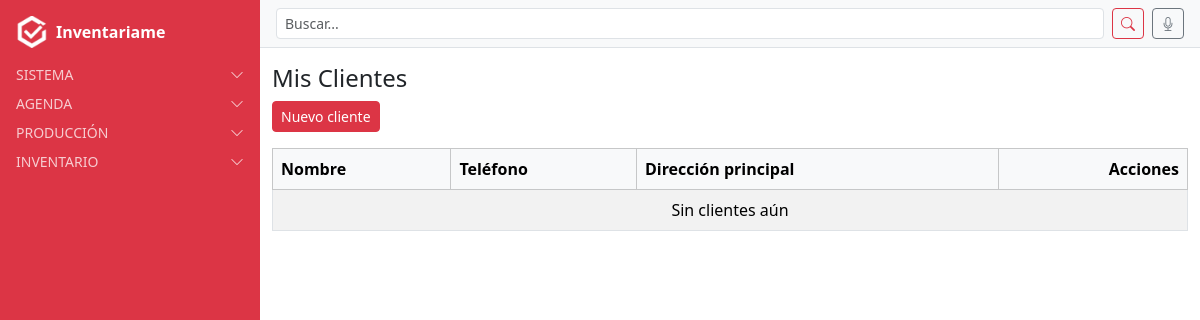
/clientes/ (signed in), run on an earlier commit of the app's database.
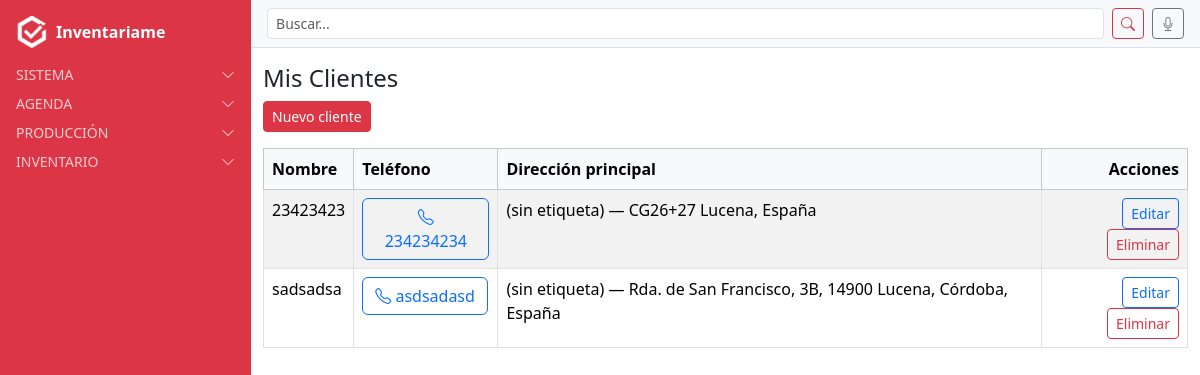
And on a later commit of the database.
### clientes/models.py (models this page shows, shortened)
class Cliente(models.Model):
    nombre = models.CharField(max_length=200)
    telefono = models.CharField(max_length=20, blank=True, null=True)  # NUEVO CAMPO
    direccion = models.ForeignKey(
        Address,
        on_delete=models.SET_NULL,
        null=True,
        blank=True,
        related_name="clientes_principal"
    )
    usuario = models.ForeignKey(
        User,
        on_delete=models.CASCADE,
        related_name="clientes",
        null=True,  # permite nulos en registros antiguos
        blank=True  # permite dejarlo vacío en formularios
    )
    class Meta:
        verbose_name = "Cliente"
        verbose_name_plural = "Clientes"

### locations/models.py (models this page shows, shortened)
class Address(models.Model):
    user = models.ForeignKey(
        User,
        on_delete=models.CASCADE,
        related_name="addresses",
        null=True,
        blank=True
    )
    cliente = models.ForeignKey(
        "clientes.Cliente",
        on_delete=models.CASCADE,
        null=True,
        blank=True,
        related_name="direcciones"
    )
    label = models.CharField(max_length=120, blank=True, null=True)
    address = models.CharField(max_length=255)
    latitude = models.FloatField()   # ✅ más cómodo para Google Maps
    longitude = models.FloatField()
    principal = models.BooleanField(default=False)  # ✅ nuevo campo
    created_at = models.DateTimeField(auto_now_add=True)
    class Meta:
        ordering = ["-created_at"]

### clientes/views.py (the view)
# urls.py: path("", cliente_list, name="cliente_list"),
@login_required
def cliente_list(request):
    clientes = Cliente.objects.all()
    return render(request, "clientes/cliente_list.html", {"clientes": clientes})

### users/context_processors.py (called while the page is built)
def alertas_processor(request):
    if not request.user.is_authenticated:
        return {}
    ahora = timezone.now()
    proximas_con_recordatorio = Cita.objects.filter(
        usuario=request.user, recordatorio=True,
        fecha__gte=ahora, fecha__lte=ahora + timedelta(days=1)
    )
    if proximas_con_recordatorio.exists():
        return {"alertas": f"Tienes {proximas_con_recordatorio.count()} cita(s) con recordatorio en 24h"}
    return {}

### clientes/templates/clientes/cliente_list.html
{% extends "base.html" %}
{% block content_authenticated %}
<h4>Mis Clientes</h4>
<a href="{% url 'cliente_nuevo' %}" class="btn btn-danger btn-sm mb-3">Nuevo cliente</a>
<table class="table table-bordered table-striped">
  <thead class="table-light">
    <tr>
      <th>Nombre</th>
      <th>Teléfono</th>
      <th>Dirección principal</th>
      <th class="text-end">Acciones</th>
    </tr>
  </thead>
  <tbody>
    {% for cliente in clientes %}
    <tr>
      <td>{{ cliente.nombre }}</td>
      <td>
        <a href="tel:+34{{ cliente.telefono|default:"-" }}" class="btn btn-outline-primary">
          <i class="bi bi-telephone"></i> {{ cliente.telefono|default:"-" }}
        </a>
        </td>
      <td>
        {% if cliente.direccion %}
          {{ cliente.direccion.label|default:"(sin etiqueta)" }} — {{ cliente.direccion.address }}
        {% else %}
          -
        {% endif %}
      </td>
      <td class="text-end">
        <a href="{% url 'cliente_update' cliente.pk %}" class="btn btn-sm btn-outline-primary">Editar</a>
        <a href="{% url 'cliente_delete' cliente.pk %}" class="btn btn-sm btn-outline-danger">Eliminar</a>
      </td>
    </tr>
    {% empty %}
    <tr>
      <td colspan="4" class="text-center">Sin clientes aún</td>
    </tr>
    {% endfor %}
  </tbody>
</table>
{% endblock %}

What changed in the data, as far as the page shows it:
added Cliente: nombre "23423423", telefono "234234234", direccion.label "(sin etiqueta)", direccion.address "CG26+27 Lucena, España"
added Cliente: nombre "sadsadsa", telefono "asdsadasd", direccion.label "(sin etiqueta)", direccion.address "Rda. de San Francisco, 3B, 14900 Lucena, Córdoba, España"
Also different on the page:
text no longer shown: "Sin clientes aún"
